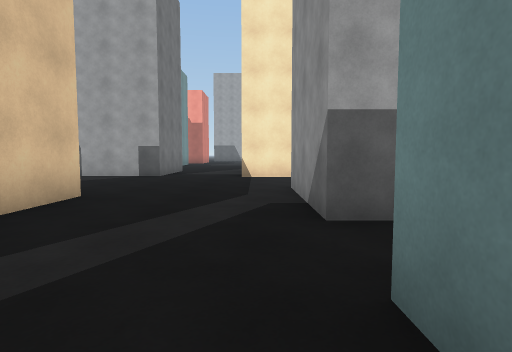
view 1 (above)

24 first-person views from a walk through a 3-D level made in the Unity game engine. The camera is 1.2 m above the floor, tilts 4° down and sees 80° across. The floor is counted in squares, 2 m on a side. Each view is taken from the middle of a square. On the plan, view 1 faces up. The plan holds only what a view shows up to about 9 squares ahead; the rest is blank. The place goes on beyond the plan. Surface patterns are stand-ins for the level's own textures.

view 2
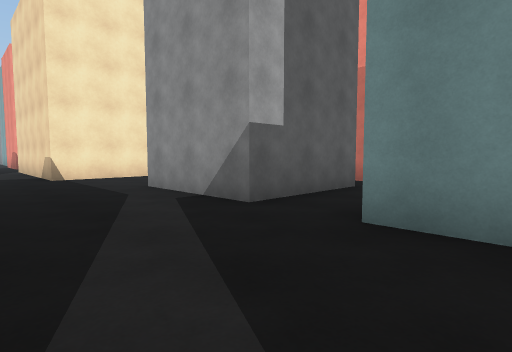

view 3
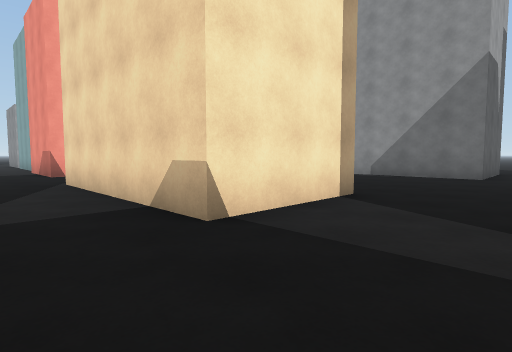

view 4
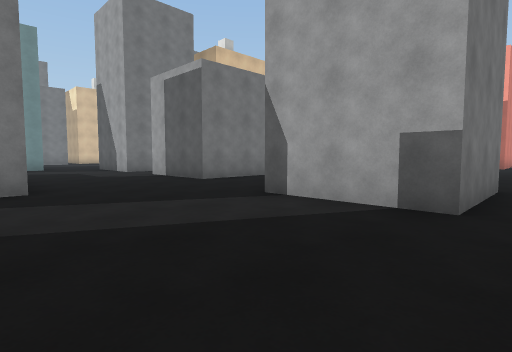

view 5
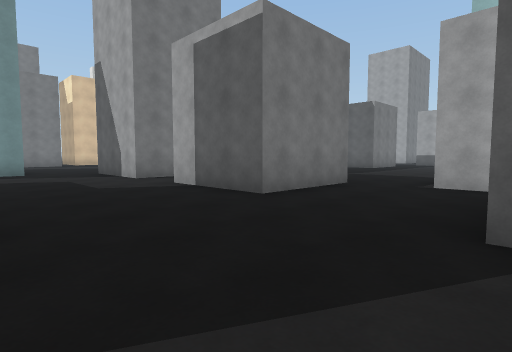

view 6
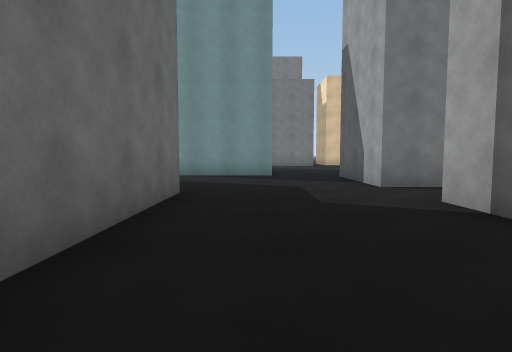

view 7
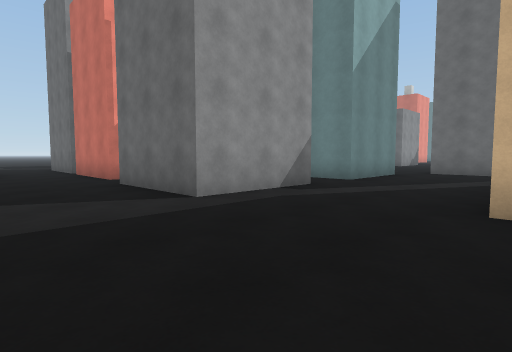

view 8
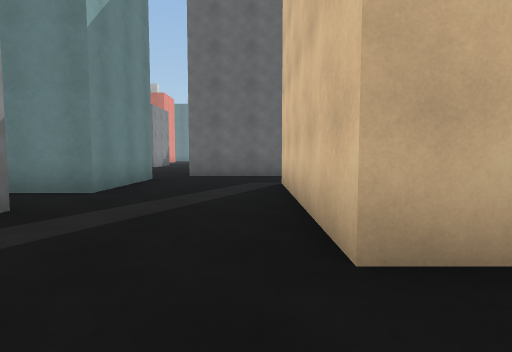

view 9
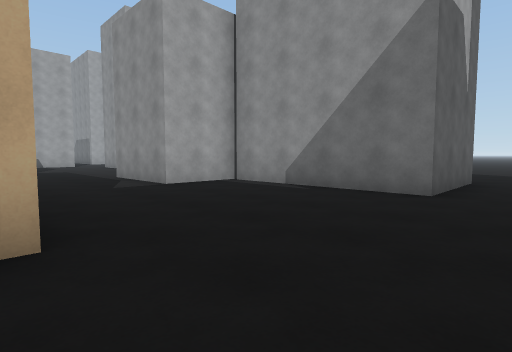

view 10
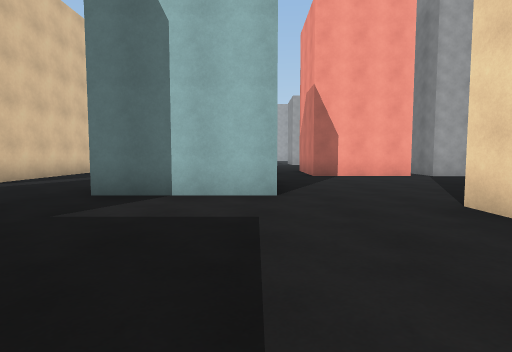

view 11
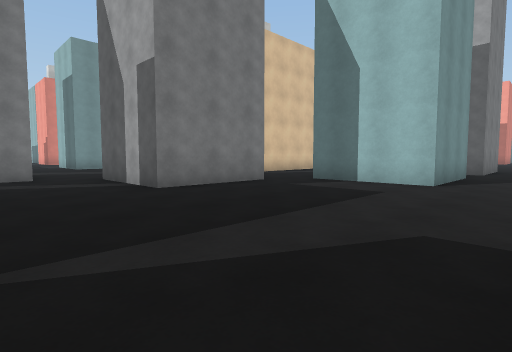

view 12
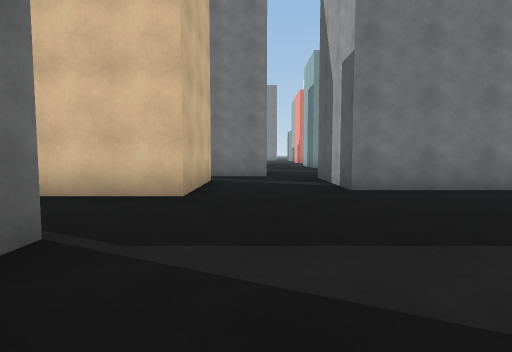

view 13
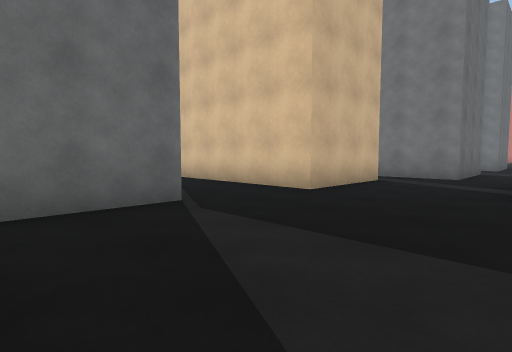

view 14
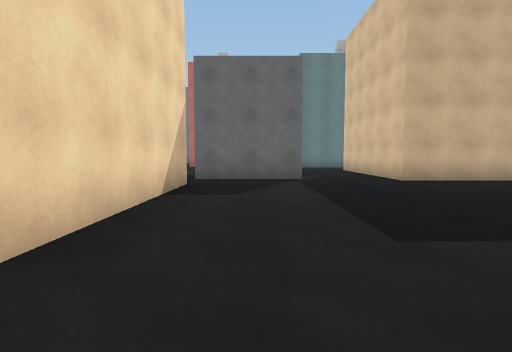

view 15
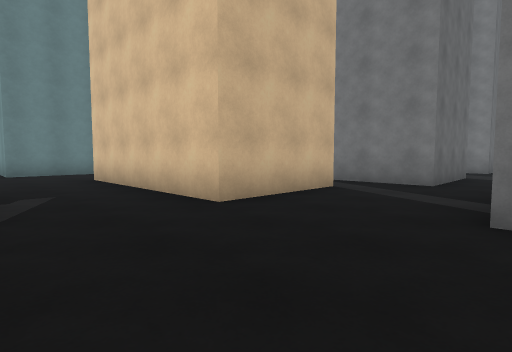

view 16
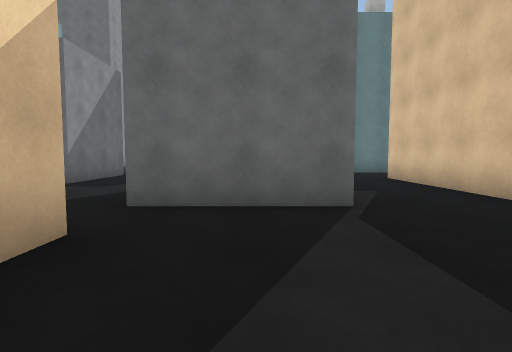

view 17
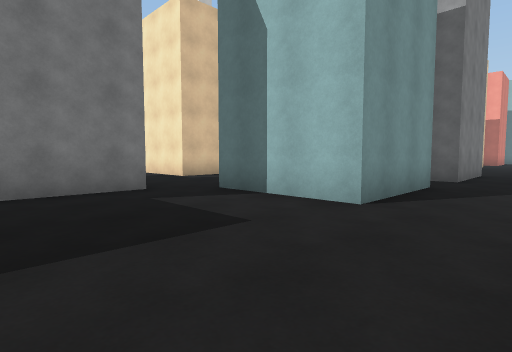

view 18
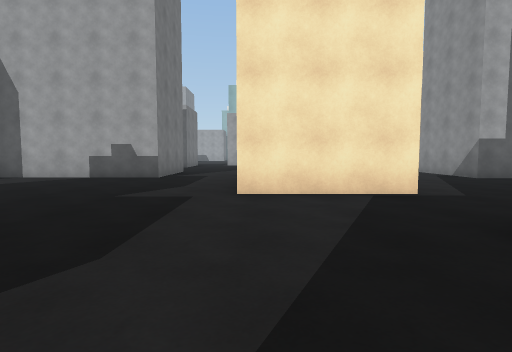

view 19
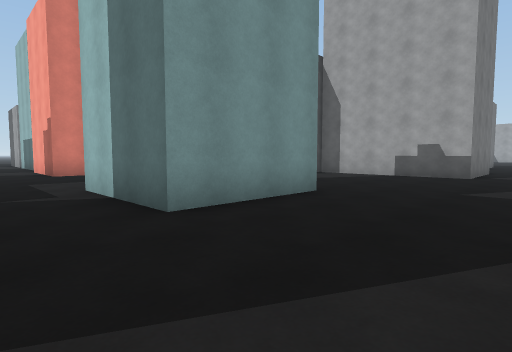

view 20
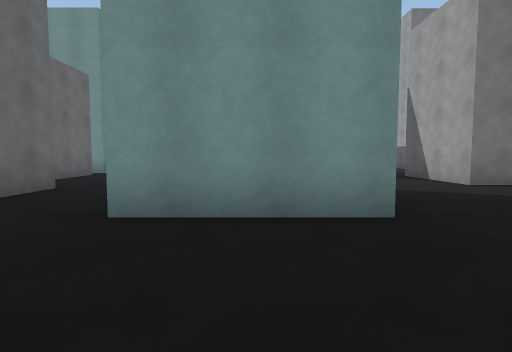

view 21
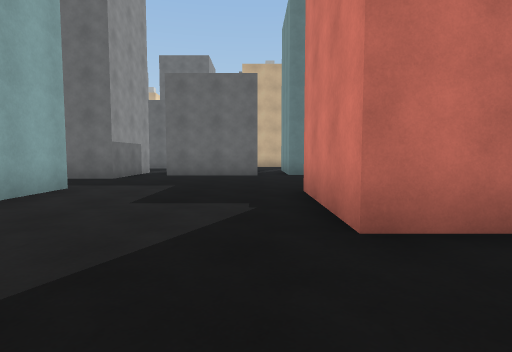

view 22
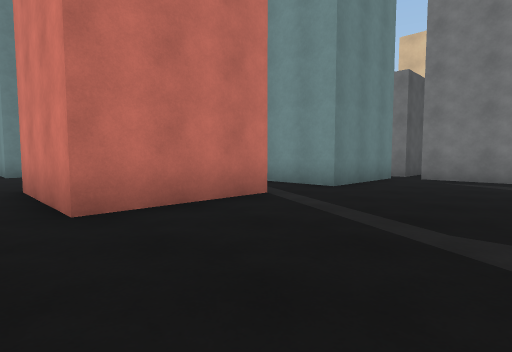

view 23
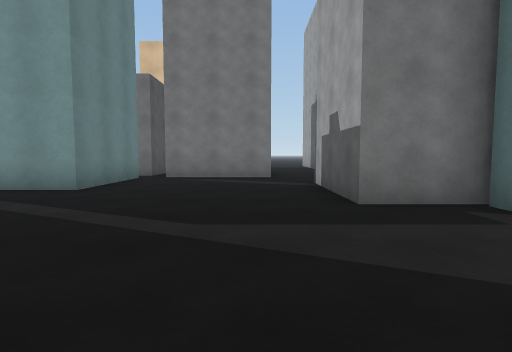

view 24
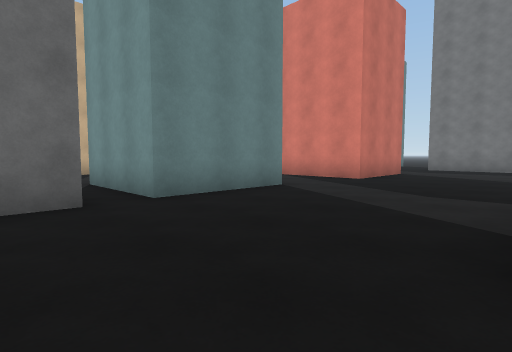

### Floor plan
Points are (right, up) in squares from view 1. A wall is a line through its corners. A room is listed if a view was taken in it or the views show most of it. See-through windows are left out.
Room 1 (views 1, 2, 3, 4, 5, 6, 7, 8, 9)
walls: (-3.4, 4.4) (-2.5, 4.4) (-2.5, -0.4); (-2.5, 11.2) (-2.5, 8.5) (-5.4, 8.5); (-7.6, 5.9) (-7.6, 4.5); (2.4, 8.2) (-0.4, 8.2) (-0.4, 11.4); (-5.7, 12.1) (-6.6, 12.1); (1.4, 1.2) (2, 1.2); (-8.2, 12.1) (-8.2, 9.4) (-11, 9.4); (3.3, 2.8) (0.6, 2.8) (0.6, 5.5) (3.3, 5.5); (4.5, 5.3) (7.1, 5.3); (-11.9, 5.8) (-8.4, 5.8); (0.6, -1.5) (0.6, 0.6); (-2.8, -2.6) (-0.1, -2.6); (-12.6, 10.5) (-12.6, 9.4) (-14.5, 9.4); (7.5, 7.3) (6.9, 7.3) (6.9, 11.7) (5.1, 11.7) (5.1, 13.4); (-15.8, 7.5) (-15.8, 4.8)
ways out: opening at (0, -2) to room 2; opening at (3, 2) to room 3; opening at (4, 6) to room 3; opening at (-6.5, 3.5) to room 4; opening at (-3, -1.5) to room 4; opening at (-15, 8.5); opening at (-7.5, 12); opening at (-1.5, 11); opening at (3.5, 12.5)
Room 2 (views 10, 11, 12, 13, 15, 16, 17)
walls: (-0.1, -2.6) (-0.1, -5.4) (-3, -5.4); (2.8, -8.5) (5.6, -8.5); (3.3, -1.5) (0.6, -1.5); (5.4, -7.4) (5.4, -2.4); (-2.2, -8.1) (0.6, -8.1); (-3.5, -6.6) (-3.5, -7.5)
ways out: opening at (0, -2) to room 1; opening at (5, -2) to room 3; opening at (-4, -6) to room 4; opening at (-3, -8.5); opening at (1.5, -8.5); opening at (6, -8)
Room 3 (view 14)
walls: (3.3, 1.2) (3.3, -1.5); (7.4, 2.6) (4.6, 2.6) (4.6, 3.4); (3.3, 5.5) (3.3, 2.8)
ways out: opening at (3, 2) to room 1; opening at (4, 6) to room 1; opening at (5, -2) to room 2
Room 4 (views 18, 19, 20, 21, 22, 23, 24)
walls: (-15.1, -7.9) (-12.4, -7.9); (-11.4, -8) (-11.4, -6.6) (-10.2, -6.6); (-18.8, -8.1) (-16, -8.1) (-16, -10.8); (-18.6, -1.3) (-15.8, -1.3) (-15.8, -4) (-16.9, -4); (-8.9, -1.6) (-8.9, -4.4) (-11.6, -4.4) (-11.6, -2.9); (-6.4, -6.6) (-3.5, -6.6); (-12, 2.1) (-12, 1.2) (-14.7, 1.2); (-23.2, -7.5) (-21.2, -7.5) (-21.2, -9.6); (-23, -1) (-20.1, -1) (-20.1, -2.8); (-18.1, 4.7) (-18.7, 4.7) (-18.7, 3.2) (-21.5, 3.2); (-7.6, 4.5) (-7.6, 3) (-11.7, 3); (-23.1, 2.5) (-23.1, -0.5); (-2.5, -0.4) (-5.4, -0.4)
ways out: opening at (-6.5, 3.5) to room 1; opening at (-3, -1.5) to room 1; opening at (-4, -6) to room 2

Positions as (right, up) in squares from view 1, and headings:
1: (0, 0), facing up
2: (-2, 0), facing up-right
3: (-2, 6), facing up-right
4: (-2, 5), facing up-left
5: (-5, 6), facing up-left
6: (-7, 7), facing left
7: (-3, 8), facing down-right
8: (-2, 6), facing down
9: (2, 6), facing up-right
10: (3, -6), facing up
11: (5, -8), facing up-left
12: (5, -7), facing left
13: (5, -5), facing down-left
14: (4, -1), facing down
15: (3, -5), facing down-left
16: (4, -5), facing down
17: (5, -5), facing up-left
18: (-5, -5), facing up
19: (-6, -6), facing up-left
20: (-6, -3), facing left
21: (-15, 1), facing down
22: (-15, 2), facing down-left
23: (-15, 2), facing left
24: (-14, -4), facing down-left
